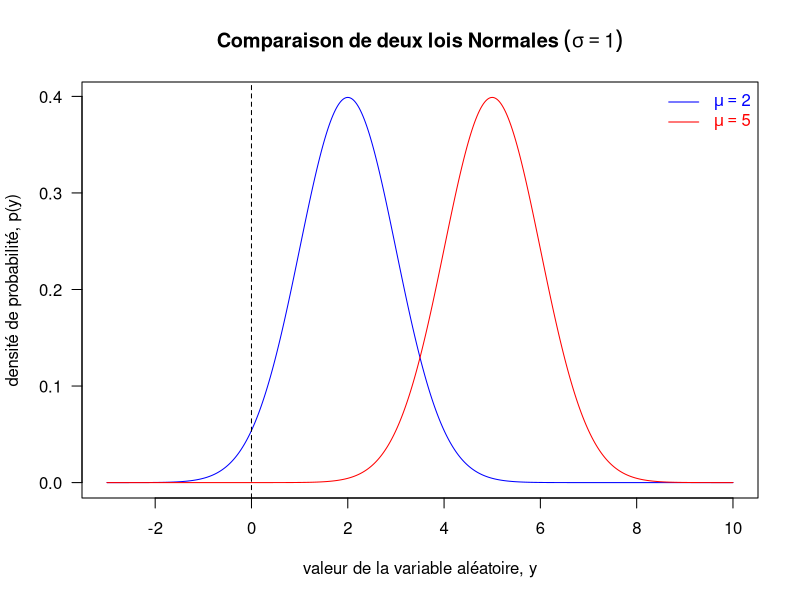
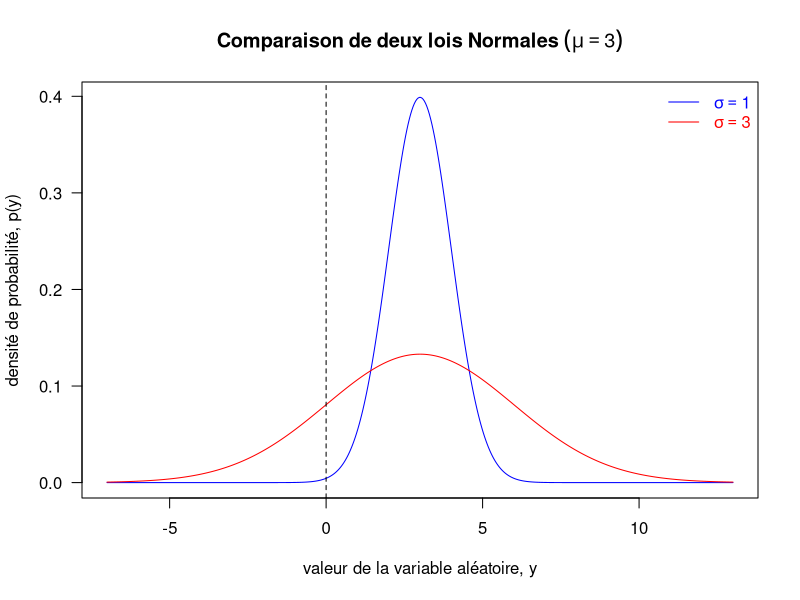
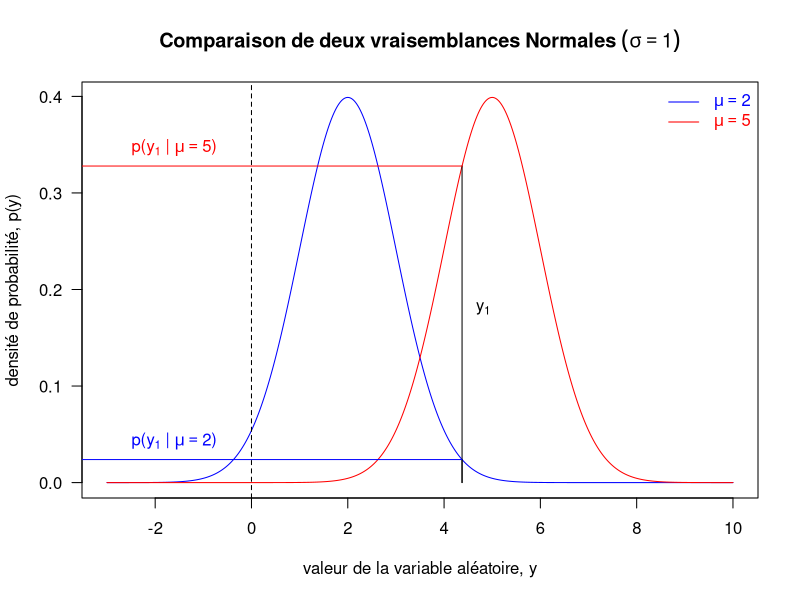
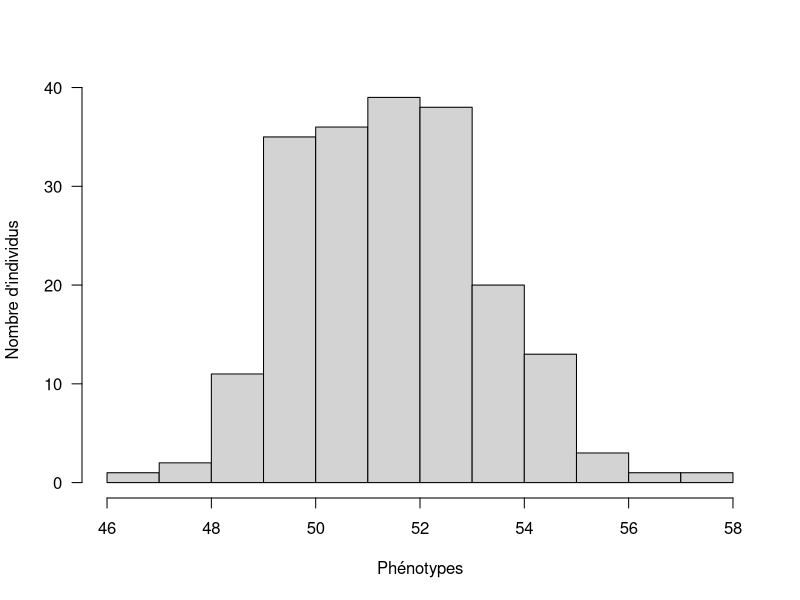
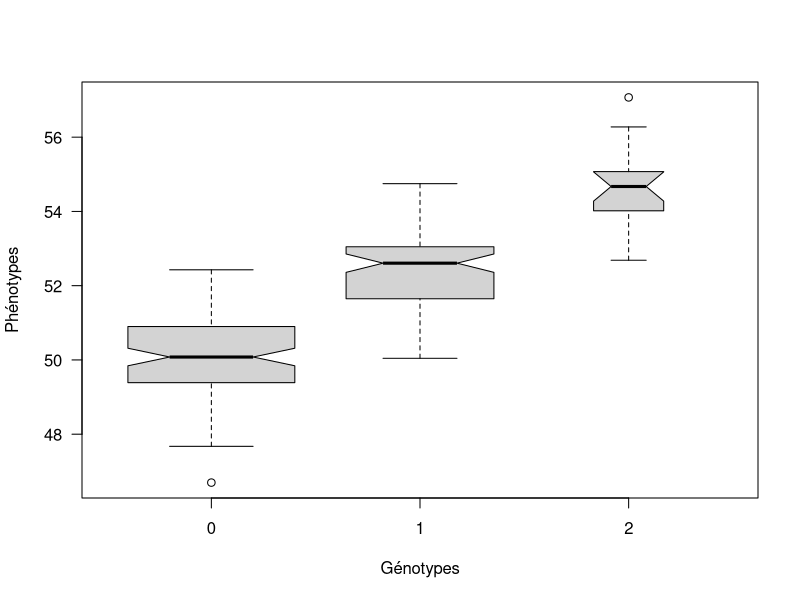
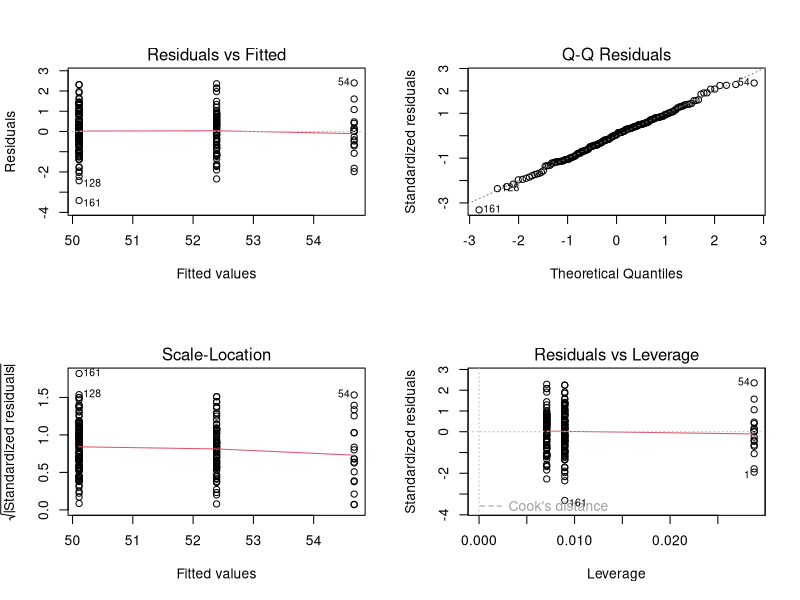
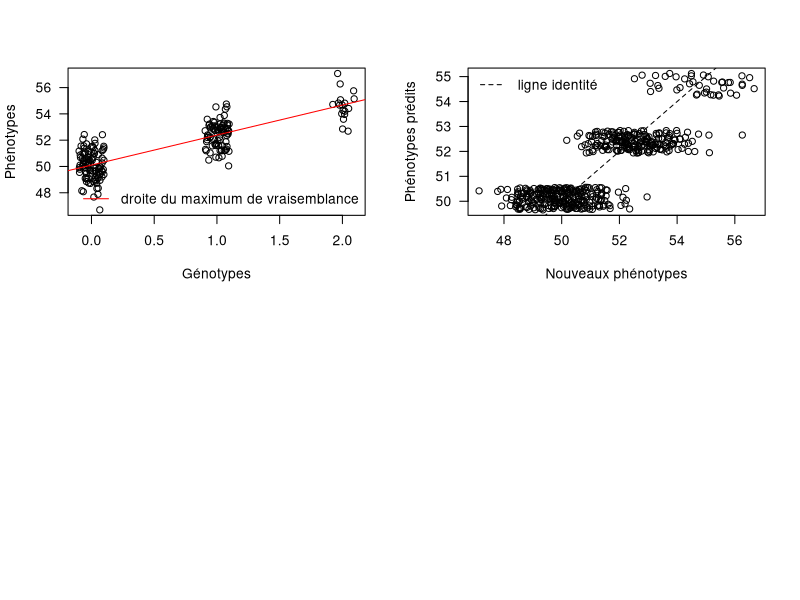

Source code (R) for these figures, in order:
## ---- chunk 1
R.v.maj <- as.numeric(R.version$major)
R.v.min.1 <- as.numeric(strsplit(R.version$minor, "\\.")[[1]][1])
if(R.v.maj < 2 || (R.v.maj == 2 && R.v.min.1 < 15))
  stop("requires R >= 2.15", call.=FALSE)

suppressPackageStartupMessages(library(knitr))
opts_chunk$set(echo=TRUE, warning=TRUE, message=TRUE, cache=FALSE)

options(digits=3)
## ---- chunk 2
suppressPackageStartupMessages(library(MASS))
## ---- chunk 3
set.seed(1)
y <- rnorm(n=3, mean=5, sd=1)
## ---- chunk 4
x <- seq(from=-3, to=10, length.out=500)
plot(x=x, y=dnorm(x=x, mean=2, sd=1), type="l", col="blue", las=1,
     main=expression(bold(Comparaison~de~deux~lois~Normales~(sigma==1))),
     xlab="valeur de la variable aléatoire, y",
     ylab="densité de probabilité, p(y)")
points(x=x, y=dnorm(x=x, mean=5, sd=1), type="l", col="red")
abline(v=0, lty=2)
legend("topright", legend=c(expression(mu==2), expression(mu==5)),
       col=c("blue", "red"), text.col=c("blue", "red"), lty=1, bty="n")
## ---- chunk 5
x <- seq(from=-7, to=13, length.out=500)
plot(x=x, y=dnorm(x=x, mean=3, sd=1), type="l", col="blue", las=1,
     main=expression(bold(Comparaison~de~deux~lois~Normales~(mu==3))),
     xlab="valeur de la variable aléatoire, y",
     ylab="densité de probabilité, p(y)")
points(x=x, y=dnorm(x=x, mean=3, sd=3), type="l", col="red")
abline(v=0, lty=2)
legend("topright", legend=c(expression(sigma==1), expression(sigma==3)),
       col=c("blue", "red"), text.col=c("blue", "red"), lty=1, bty="n")
## ---- chunk 6
x <- seq(from=-3, to=10, length.out=500)
plot(x=x, y=dnorm(x=x, mean=2, sd=1), type="l", col="blue", las=1,
     main=expression(bold(Comparaison~de~deux~vraisemblances~Normales~(sigma==1))),
     xlab="valeur de la variable aléatoire, y",
     ylab="densité de probabilité, p(y)")
points(x=x, y=dnorm(x=x, mean=5, sd=1), type="l", col="red")
abline(v=0, lty=2)
legend("topright", legend=c(expression(mu==2), expression(mu==5)),
       col=c("blue", "red"), text.col=c("blue", "red"), lty=1, bty="n")
segments(x0=y[1], y0=0, x1=y[1], y1=dnorm(x=y[1], mean=2, sd=1))
segments(x0=y[1], y0=0, x1=y[1], y1=dnorm(x=y[1], mean=5, sd=1))
segments(x0=y[1], y0=dnorm(x=y[1], mean=2, sd=1),
         x1=-5, y1=dnorm(x=y[1], mean=2, sd=1), col="blue")
segments(x0=y[1], y0=dnorm(x=y[1], mean=5, sd=1),
         x1=-5, y1=dnorm(x=y[1], mean=5, sd=1), col="red")
text(x=1.1*y[1], y=0.18, labels=expression(y[1]))
text(x=-1.6, y=dnorm(x=y[1], mean=2, sd=1), col="blue", pos=3,
     labels=expression(paste("p(",y[1]," | ",mu==2,")")))
text(x=-1.6, y=dnorm(x=y[1], mean=5, sd=1), col="red", pos=3,
     labels=expression(paste("p(",y[1]," | ",mu==5,")")))
## ---- chunk 7
compute.log.likelihood <- function(parameters, data){
  mu <- parameters[1]
  sigma <- parameters[2]
  y <- data
  n <- length(y)
  log.lik <- - n * log(sigma) - (n/2) * log(2 * pi) - sum(((y - mu)^2) / (2 * sigma^2))
  return(log.lik)
}

compute.log.likelihood(c(5,1), y)
compute.log.likelihood(c(2,1), y)
## ---- chunk 8
sum(dnorm(x=y, mean=5, sd=1, log=TRUE))
sum(dnorm(x=y, mean=2, sd=1, log=TRUE))
## ---- chunk 9
set.seed(1866) # année de parution de l'article de Mendel fondant la génétique
## ---- chunk 10
n <- 200
## ---- chunk 11
mu <- 50
## ---- chunk 12
##' Genotype frequencies
##'
##' Calculate the genotype frequencies at a locus assuming the Hardy-Weinberg equilibrium
##' (https://en.wikipedia.org/wiki/Hardy%E2%80%93Weinberg_principle).
##' @param maf frequency of the minor allele, a
##' @return vector of genotype frequencies
##' @author Timothee Flutre
calcGenoFreq <- function(maf){
  stopifnot(is.numeric(maf), length(maf) == 1, maf >= 0, maf <= 0.5)
  geno.freq <- c((1 - maf)^2,
                2 * (1 - maf) * maf,
                maf^2)
  names(geno.freq) <- c("AA", "Aa", "aa")
  return(geno.freq)
}

f <- 0.3
genotypes <- sample(x=c(0,1,2), size=n, replace=TRUE, prob=calcGenoFreq(f))
## ---- chunk 13
table(genotypes)
sum(genotypes) / (2 * n) # estimate of the MAF
var(genotypes) # important for the estimate of beta
## ---- chunk 14
(beta <- rnorm(n=1, mean=2, sd=1))
## ---- chunk 15
sigma <- 1
errors <- rnorm(n=n, mean=0, sd=sigma)
## ---- chunk 16
phenotypes <- mu + beta * genotypes + errors
## ---- chunk 17
dat <- data.frame(x=genotypes, y=phenotypes)
summary(dat)
## ---- chunk 18
hist(phenotypes, breaks="FD", las=1, main="",
     xlab="Phénotypes", ylab="Nombre d'individus")
## ---- chunk 19
boxplot(phenotypes ~ genotypes, varwidth=TRUE, notch=TRUE,
        xlab="Génotypes", ylab="Phénotypes", las=1)
## ---- chunk 20
fit <- lm(y ~ x, data=dat)
## ---- chunk 21
par(mfrow=c(2,2))
plot(fit)
## ---- chunk 22
summary(fit)
## ---- chunk 23
plot(phenotypes ~ jitter(genotypes, factor=0.5), las=1,
     xlab="Génotypes", ylab="Phénotypes")
abline(a=coefficients(fit)[1], b=coefficients(fit)[2], col="red")
legend("bottomright", legend="droite du maximum de vraisemblance",
       col="red", lty=1, bty="n")
## ---- chunk 24
negLogLik <- function(mu, beta, sigma){
  - sum(dnorm(x=dat$y, mean=mu + beta * dat$x, sd=sigma, log=TRUE))
}
## ---- chunk 25
library(stats4)
fit2 <- mle(negLogLik, start=list(mu=mean(dat$y), beta=0, sigma=1),
            method="L-BFGS-B", nobs=nrow(dat),
            lower=c(-Inf,-Inf,10^(-6)), upper=c(+Inf,+Inf,+Inf))
summary(fit2)
## ---- chunk 26
summary(fit)$r.squared
## ---- chunk 27
(coefficients(fit)[2]^2 * var(dat$x)) /
  (coefficients(fit)[2]^2 * var(dat$x) + summary(fit)$sigma^2)
## ---- chunk 28
beta
## ---- chunk 29
(beta.hat <- coefficients(fit)[2])
## ---- chunk 30
(rmse.beta <- sqrt((beta.hat - beta)^2))
## ---- chunk 31
y <- phenotypes
y.hat <- (coefficients(fit)[1] + coefficients(fit)[2] * genotypes)
errors <- y - y.hat
(rmse.y <- sqrt(mean(errors^2)))
## ---- chunk 32
errors <- phenotypes - predict(fit)
(rmse.y <- sqrt(mean(errors^2)))
## ---- chunk 33
set.seed(1944) # année de découverte de l'ADN comme support des gènes
n.tilde <- 500
x.new <- sample(x=c(0,1,2), size=n.tilde, replace=TRUE, prob=calcGenoFreq(f))
y.new <- mu + beta * x.new + rnorm(n=n.tilde, mean=0, sd=sigma)
## ---- chunk 34
y.tilde <- (coefficients(fit)[1] + coefficients(fit)[2] * x.new)
## ---- chunk 35
errors <- y.new - y.tilde
(rmspe <- sqrt(mean(errors^2)))
## ---- chunk 36
plot(x=y.new, y=jitter(y.tilde), las=1, xlab="Nouveaux phénotypes",
     ylab="Phénotypes prédits")
abline(a=0, b=1, lty=2)
legend("topleft", legend="ligne identité", lty=2, bty="n")
## ---- chunk 37
print(sessionInfo(), locale=FALSE)
